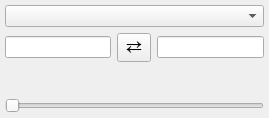
<?xml version="1.0" encoding="UTF-8"?>
<ui version="4.0">
 <class>Form</class>
 <widget class="QWidget" name="Form">
  <property name="geometry">
   <rect>
    <x>0</x>
    <y>0</y>
    <width>269</width>
    <height>118</height>
   </rect>
  </property>
  <property name="windowTitle">
   <string>Form</string>
  </property>
  <layout class="QGridLayout" name="gridLayout">
   <property name="margin">
    <number>5</number>
   </property>
   <item row="1" column="1">
    <widget class="QToolButton" name="button_flip_limits">
     <property name="font">
      <font>
       <pointsize>14</pointsize>
      </font>
     </property>
     <property name="styleSheet">
      <string notr="true">padding: 0px</string>
     </property>
     <property name="text">
      <string>⇄</string>
     </property>
    </widget>
   </item>
   <item row="1" column="0">
    <widget class="QLineEdit" name="value_vmin"/>
   </item>
   <item row="1" column="2">
    <widget class="QLineEdit" name="value_vmax"/>
   </item>
   <item row="0" column="0" colspan="3">
    <widget class="QComboBox" name="combo_att"/>
   </item>
   <item row="2" column="0" colspan="3">
    <widget class="QColorBox" name="color_color">
     <property name="sizePolicy">
      <sizepolicy hsizetype="Preferred" vsizetype="Minimum">
       <horstretch>0</horstretch>
       <verstretch>0</verstretch>
      </sizepolicy>
     </property>
     <property name="text">
      <string/>
     </property>
    </widget>
   </item>
   <item row="3" column="0" colspan="3">
    <widget class="QSlider" name="value_alpha">
     <property name="maximum">
      <number>100</number>
     </property>
     <property name="orientation">
      <enum>Qt::Horizontal</enum>
     </property>
    </widget>
   </item>
  </layout>
 </widget>
 <customwidgets>
  <customwidget>
   <class>QColorBox</class>
   <extends>QLabel</extends>
   <header>glue.utils.qt.colors</header>
  </customwidget>
 </customwidgets>
 <resources/>
 <connections/>
</ui>
